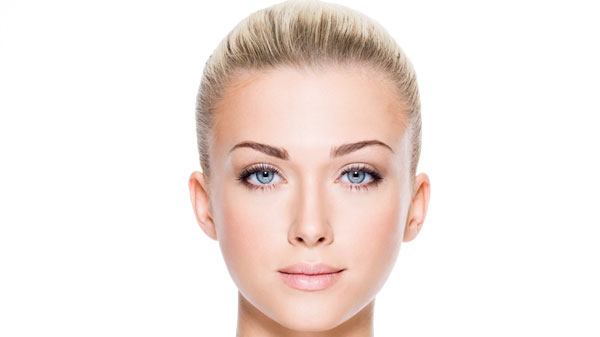
#> input picture Detect Faces (Img)/Cara.jpg, 600 x 337 px
$ python Detect_Faces_Img.py
#> lines starting #> are read from the running program, lines starting #| are printed output that depends on the picture; after the words box and inside, x2 and y2 are one past the last pixel; in counts of white or black regions, pixels touching at a corner belong together
import cv2

face_cascade = cv2.CascadeClassifier("haarcascade_frontalface_default.xml")

img = cv2.imread("Cara.jpg")
#> img is the input picture: shape (337, 600, 3); mean B, G, R 227.7, 232.3, 243.4
gray_img = cv2.cvtColor(img, cv2.COLOR_BGR2GRAY)
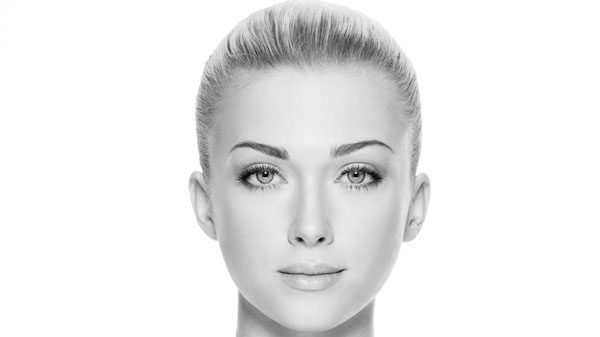
#> gray_img: shape (337, 600); min 1, max 255, mean 235.1

faces = face_cascade.detectMultiScale(gray_img,
                                      scaleFactor=1.1,
                                      minNeighbors=5)
#> faces = [[191, 79, 238, 238]]

for x, y, w, h in faces:
    img=cv2.rectangle(img, (x,y), (x+w,y+h), (0,255,0), 3)
#> this loop made 1 pass
#> pass 1, `img=cv2.rectangle(img, (x,y), (x+w,y+h), (0,255,0), 3)`:
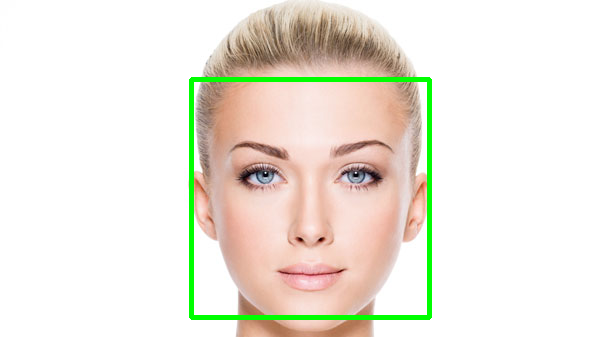
#> img: shape (337, 600, 3); 2.35% of pixels changed, all inside (x1, y1, x2, y2) = (189, 77, 432, 320)

resized = cv2.resize(img, (int(img.shape[1]/2), int(img.shape[0]/2)))
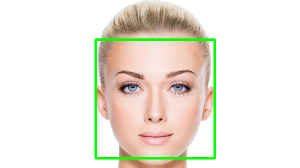
#> resized: shape (168, 300, 3); mean B, G, R 222.4, 233, 237.5

cv2.imshow("Gray", resized)
cv2.waitKey(0)
cv2.destroyAllWindows()
